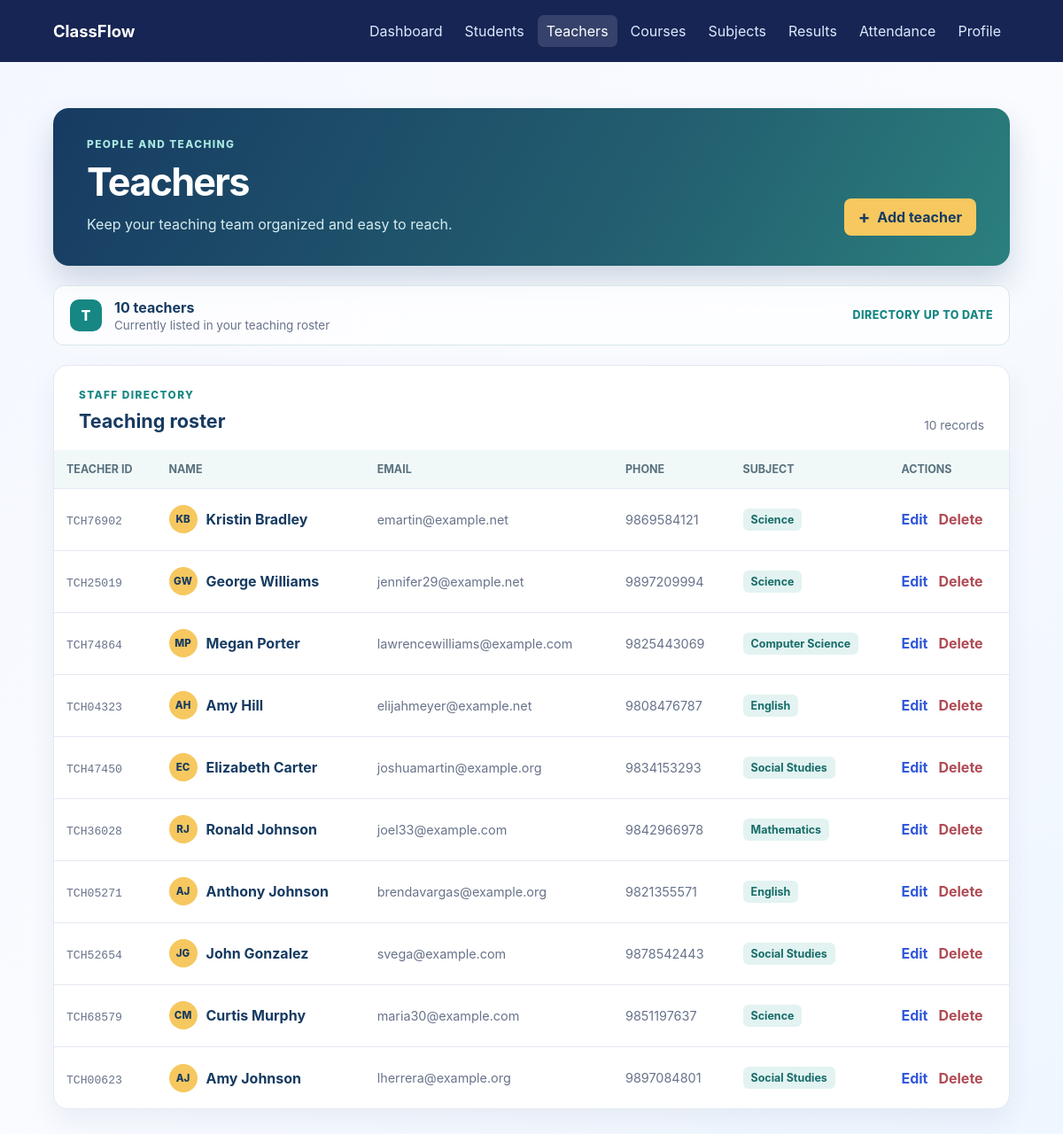
Screenshot of /teachers/ with the database file from the repository.
### teachers/models.py (models this page shows, shortened)
class Teacher(models.Model):
    teacher_id = models.CharField(
        max_length=20,
        unique=True
    )
    first_name = models.CharField(
        max_length=50
    )
    last_name = models.CharField(
        max_length=50
    )
    email = models.EmailField(
        unique=True
    )
    phone = models.CharField(
        max_length=15
    )
    subject = models.CharField(
        max_length=100
    )
    address = models.CharField(
        max_length=200
    )
    joined_date = models.DateField()

### teachers/views.py (the view)
class TeacherListView(ListView):
    model = Teacher
    template_name = 'teacher_list.html'
    context_object_name = 'teachers'

### teachers/templates/teacher_list.html (shortened to what this page needs)
{% extends "base.html" %} {% load static %}  {% block extra_head %}
<link rel="stylesheet" href="{% static 'teachers/css/teachers.css' %}" />
{% endblock %} {% block content %}
<main class="container teachers-page">
  <section class="teachers-hero">
    <div>
      <p class="eyebrow">People and teaching</p>
      <h1>Teachers</h1>
      <p class="subtitle">
        Keep your teaching team organized and easy to reach.
      </p>
    </div>
    <a class="button hero-button" href="{% url 'teacher_add' %}"
      ><span aria-hidden="true">+</span> Add teacher</a
    >
  </section>
  <section class="roster-bar" aria-label="Teacher roster summary">
    <div class="roster-icon" aria-hidden="true">T</div>
    <div>
      <strong
        >{{ teachers|length }} teacher{{ teachers|length|pluralize }}</strong
      >
      <span>Currently listed in your teaching roster</span>
    </div>
    <span class="roster-status">Directory up to date</span>
  </section>
  <section class="content-card teacher-roster">
    <div class="section-heading">
      <div>
        <p class="eyebrow">Staff directory</p>
        <h2>Teaching roster</h2>
      </div>
      <span class="record-count"
        >{{ teachers|length }} record{{ teachers|length|pluralize }}</span
      >
    </div>
    <div class="table-wrap">
      <table>
        <thead>
          <tr>
            <th>Teacher ID</th>
            <th>Name</th>
            <th>Email</th>
            <th>Phone</th>
            <th>Subject</th>
            <th>Actions</th>
          </tr>
        </thead>
        <tbody>
          {% for teacher in teachers %}
          <tr>
            <td><span class="teacher-id">{{ teacher.teacher_id }}</span></td>
            <td>
              <a
                class="teacher-name"
                href="{% url 'teacher_detail' teacher.pk %}"
                ><span class="name-avatar"
                  ><span>{{ teacher.first_name|first|upper }}</span
                  ><span>{{ teacher.last_name|first|upper }}</span></span
                ><span
                  >{{ teacher.first_name }} {{ teacher.last_name }}</span
                ></a
              >
            </td>
            <td class="muted-cell">{{ teacher.email }}</td>
            <td class="muted-cell">{{ teacher.phone }}</td>
            <td><span class="subject-tag">{{ teacher.subject }}</span></td>
            <td class="row-actions">
              <a href="{% url 'teacher_edit' teacher.pk %}">Edit</a
              ><a
                class="delete-link"
                href="{% url 'teacher_delete' teacher.pk %}"
                >Delete</a
              >
            </td>
          </tr>
          {% empty %}
          <tr>
            <td class="empty" colspan="6">
              No teachers found. Add your first teacher to build the roster.
            </td>
          </tr>
          {% endfor %}
        </tbody>
      </table>
    </div>
  </section>
</main>
{% endblock %}

### teachers/static/teachers/css/teachers.css (style rules this page uses)
.teachers-page { margin-top: 52px; }
.teachers-hero { display: flex; align-items: end; justify-content: space-between; gap: 24px; padding: 34px 38px; color: #fff; background: linear-gradient(120deg, #173b62, #235f70 62%, #2b807d); border-radius: 18px; box-shadow: 0 18px 34px rgba(23, 59, 98, .18); }
.teachers-hero h1 { margin-bottom: 10px; letter-spacing: -.04em; }
.teachers-hero .subtitle { max-width: 480px; color: #d6edf0; }
.eyebrow { margin: 0 0 9px; color: #168783; font-size: .74rem; font-weight: 800; letter-spacing: .12em; text-transform: uppercase; }
.teachers-hero .eyebrow { color: #a9e8e1; }
.hero-button { flex-shrink: 0; color: #173b62; background: #f6c85f; }
.hero-button span { margin-right: 8px; font-size: 1.25rem; line-height: 1; }
.roster-bar { display: flex; align-items: center; gap: 14px; margin: 22px 0; padding: 14px 18px; border: 1px solid #d7e7e8; border-radius: 12px; background: rgba(255, 255, 255, .76); }
.roster-icon, .name-avatar { display: inline-flex; align-items: center; justify-content: center; color: #fff; background: #168783; font-weight: 800; }
.roster-icon { width: 36px; height: 36px; border-radius: 10px; }
.roster-bar strong, .roster-bar span { display: block; }
.roster-bar strong { color: #173b62; }
.roster-bar div:nth-child(2) span { margin-top: 2px; color: #68738a; font-size: .84rem; }
.roster-status { margin-left: auto; color: #168783; font-size: .78rem; font-weight: 800; text-transform: uppercase; letter-spacing: .04em; }
.teacher-roster { padding: 0; overflow: hidden; }
.section-heading { display: flex; align-items: end; justify-content: space-between; gap: 16px; padding: 26px 28px 20px; }
.section-heading h2 { margin: 0; color: #173b62; font-size: 1.35rem; }
.record-count { color: #68738a; font-size: .86rem; }
.teacher-roster table { min-width: 880px; }
.teacher-roster th { color: #58717d; background: #f1f8f8; }
.teacher-roster td { height: 70px; padding: 12px 14px; }
.teacher-roster tbody tr { transition: background .15s ease; }
.teacher-id { color: #68738a; font-family: "Cascadia Mono", Consolas, monospace; font-size: .82rem; }
.teacher-name { display: inline-flex; align-items: center; gap: 10px; color: #173b62 !important; }
.name-avatar { width: 32px; height: 32px; border-radius: 50%; color: #173b62; background: #f6c85f; font-size: 0; }
.name-avatar span { font-size: .72rem; }
.muted-cell { color: #68738a; font-size: .9rem; }
.subject-tag { display: inline-block; padding: 5px 9px; border-radius: 6px; color: #176c69; background: #e3f3f1; font-size: .78rem; font-weight: 750; }
.row-actions { white-space: nowrap; }
.row-actions a + a { margin-left: 12px; }
.row-actions .delete-link { color: #b04b54; }

### dashboard/templates/base.html (style rules this page uses)
:root { --ink: #172033; --muted: #68738a; --primary: #3159d9; --dark: #172554; --surface: #fff; --line: #e5e9f2; --danger: #c9344c; }
* { box-sizing: border-box; }
body { min-height: 100vh; margin: 0; color: var(--ink); font-family: Inter, "Segoe UI", Arial, sans-serif; background: linear-gradient(135deg, #f4f7ff, #f9fbff 50%, #eef6ff); }
.container { width: min(1120px, 90%); margin: 44px auto; }
h1 { margin: 0 0 8px; font-size: clamp(2rem, 4vw, 2.7rem); }
h2 { margin-top: 0; }
.subtitle, .lead { margin: 0; color: var(--muted); line-height: 1.55; }
.card, .panel, .content-card { padding: 28px; background: var(--surface); border: 1px solid var(--line); border-radius: 16px; box-shadow: 0 12px 30px #283b6e12; }
.button, button { display: inline-flex; align-items: center; justify-content: center; min-height: 42px; padding: 10px 16px; border: 0; border-radius: 8px; color: #fff; background: var(--primary); cursor: pointer; font: inherit; font-weight: 700; text-decoration: none; }
.table-wrap { overflow-x: auto; }
table { width: 100%; border-collapse: collapse; }
th { padding: 14px; color: var(--muted); background: #f8faff; font-size: 0.78rem; text-align: left; text-transform: uppercase; }
td { padding: 14px; border-top: 1px solid var(--line); }
td a { color: var(--primary); font-weight: 650; text-decoration: none; }

### rows the page displays
Teacher: teacher_id "TCH76902", first_name|first "K", last_name|first "B", first_name "Kristin", last_name "Bradley", email "emartin@example.net", phone "9869584121", subject "Science"
Teacher: teacher_id "TCH25019", first_name|first "G", last_name|first "W", first_name "George", last_name "Williams", email "jennifer29@example.net", phone "9897209994", subject "Science"
Teacher: teacher_id "TCH74864", first_name|first "M", last_name|first "P", first_name "Megan", last_name "Porter", email "lawrencewilliams@example.com", phone "9825443069", subject "Computer Science"
Teacher: teacher_id "TCH04323", first_name|first "A", last_name|first "H", first_name "Amy", last_name "Hill", email "elijahmeyer@example.net", phone "9808476787", subject "English"
Teacher: teacher_id "TCH47450", first_name|first "E", last_name|first "C", first_name "Elizabeth", last_name "Carter", email "joshuamartin@example.org", phone "9834153293", subject "Social Studies"
Teacher: teacher_id "TCH36028", first_name|first "R", last_name|first "J", first_name "Ronald", last_name "Johnson", email "joel33@example.com", phone "9842966978", subject "Mathematics"
Teacher: teacher_id "TCH05271", first_name|first "A", last_name|first "J", first_name "Anthony", last_name "Johnson", email "brendavargas@example.org", phone "9821355571", subject "English"
Teacher: teacher_id "TCH52654", first_name|first "J", last_name|first "G", first_name "John", last_name "Gonzalez", email "svega@example.com", phone "9878542443", subject "Social Studies"
Teacher: teacher_id "TCH68579", first_name|first "C", last_name|first "M", first_name "Curtis", last_name "Murphy", email "maria30@example.com", phone "9851197637", subject "Science"
Teacher: teacher_id "TCH00623", first_name|first "A", last_name|first "J", first_name "Amy", last_name "Johnson", email "lherrera@example.org", phone "9897084801", subject "Social Studies"

### other values shown
{{ teachers|length }} "10"
